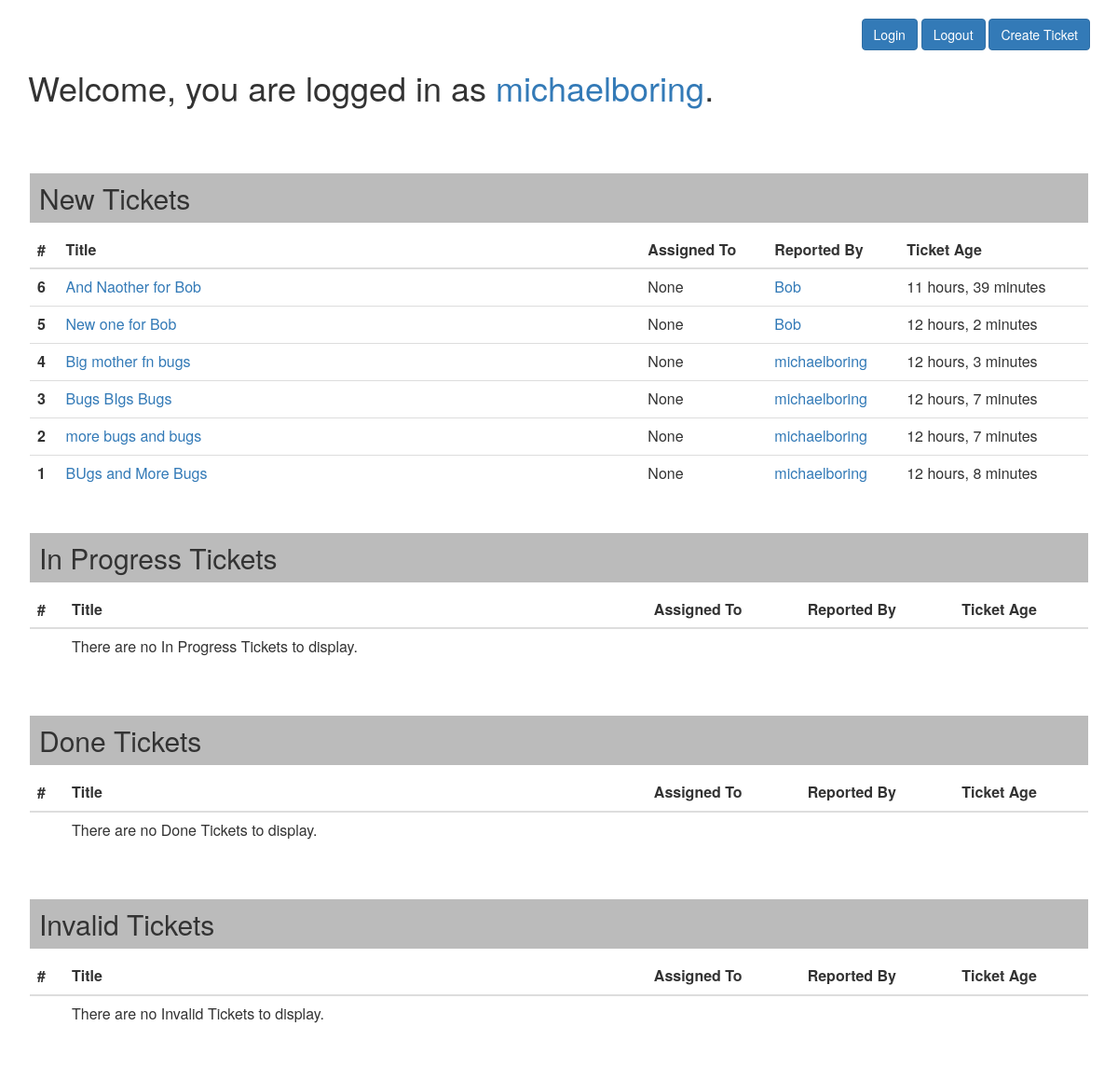
The page / (signed in) on the database as committed earlier.
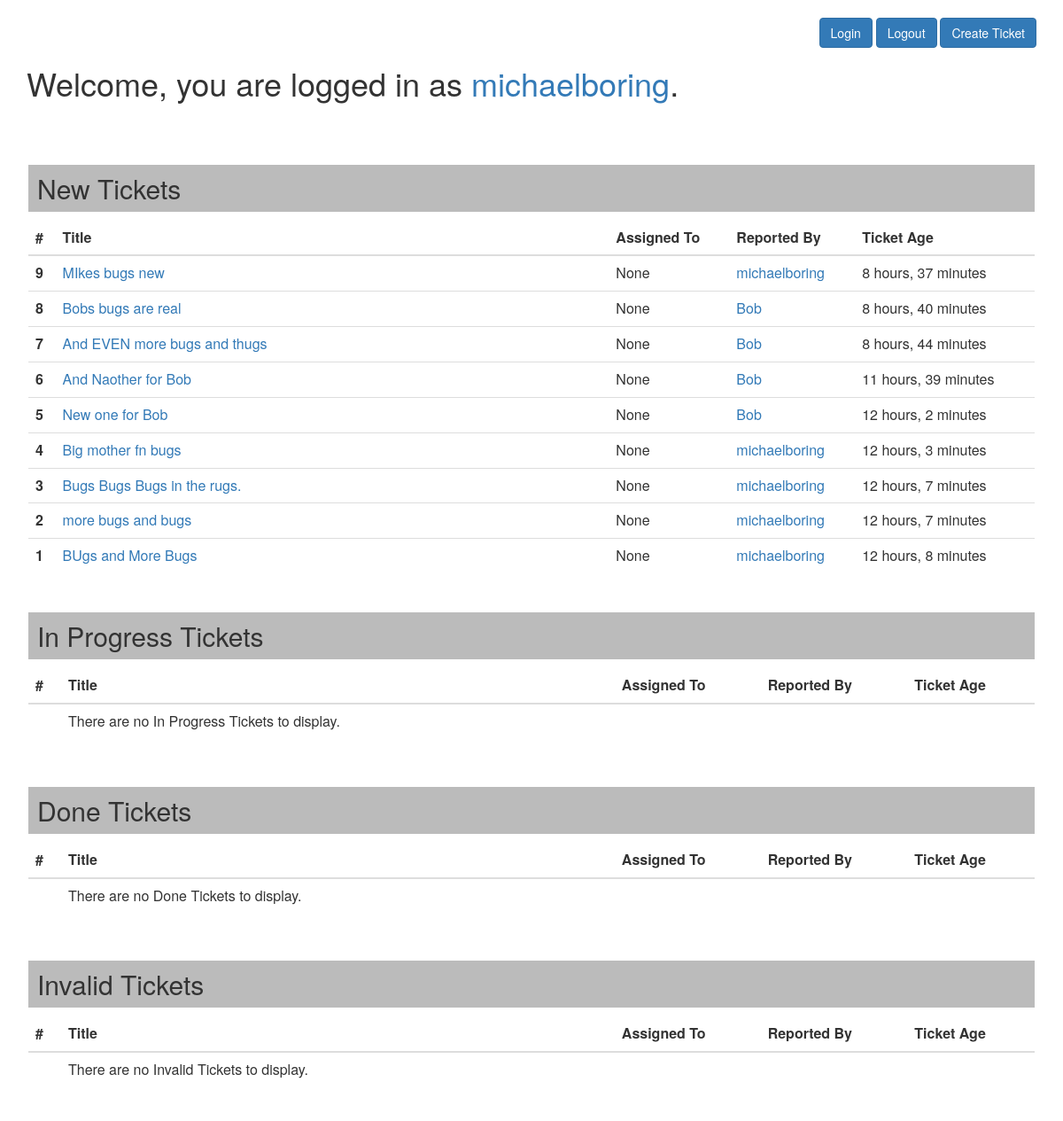
The same page on the database as committed later.
### myuser/models.py (models this page shows)
class MyUser(AbstractUser):
    pass

### homepage/models.py (models this page shows, shortened)
class Ticket(models.Model):
    title = models.CharField(max_length=50)
    post_date = models.DateTimeField(default=timezone.now)
    description = models.TextField()
    user_filed = models.ForeignKey(newauthmodel, on_delete=models.CASCADE)
    status = models.CharField(max_length=50, default='New')
    user_assigned = models.CharField(max_length=50, blank=True, null=True)
    user_completed = models.CharField(max_length=50, blank=True, null=True)

### homepage/views.py (the view)
# urls.py: path('', index, name="homepage"),
def index(request):
    new_tickets = Ticket.objects.filter(
        status='New').order_by('post_date').reverse()
    progress_tickets = Ticket.objects.filter(
        status='In Progress').order_by('post_date').reverse()
    completed_tickets = Ticket.objects.filter(
        status='Done').order_by('post_date').reverse()
    invalid_tickets = Ticket.objects.filter(
        status='Invalid').order_by('post_date').reverse()
    current_time = timezone.now()
    return render(request, "index.html", {"new_tickets": new_tickets, "progress_tickets": progress_tickets, "completed_tickets": completed_tickets, "invalid_tickets": invalid_tickets, "current_time": current_time})

### templates/index.html (shortened to what this page needs)
{% extends 'base.html' %} {% block content %}
<br />
<div align="right">
  <a href="/login/" class="btn btn-primary">Login</a>&nbsp;<a
    href="/logout/"
    class="btn btn-primary"
    >Logout</a
  >{% if request.user.is_authenticated %}&nbsp;<a
    href="/addticket/"
    class="btn btn-primary"
    >Create Ticket</a
  >{% endif %}
</div>
{% if request.user.is_authenticated %}
<h1>
  Welcome, you are logged in as
  <a href="user/{{ request.user.id }}/">{{ request.user.username }}</a>.
</h1>
<br />
<br />
<div class="card" style="padding: 2px">
  <h2 class="card-header" style="background-color: #bbb; padding: 10px">
    New Tickets
  </h2>
  <div class="card-body">
    <table class="table">
      <thead>
        <tr>
          <th scope="col">#</th>
          <th scope="col" style="width: 55%">Title</th>
          <th scope="col">Assigned To</th>
          <th scope="col">Reported By</th>
          <th scope="col">Ticket Age</th>
        </tr>
      </thead>
      <tbody>
        {% if new_tickets %} {% for post in new_tickets %}
        <tr>
          <th scope="row">{{ post.id }}</th>
          <td><a href="ticket/{{ post.id }}/">{{ post.title }}</a></td>
          <td>{{ post.user_assigned }}</td>
          <td>
            <a href="user/{{ post.user_filed.id }}/">{{ post.user_filed }}</a>
          </td>
          <td>{{ current_time|timeuntil:post.post_date }}</td>
        </tr>
        {% endfor %} {% endif %}
      </tbody>
    </table>
  </div>
</div>
<div class="card" style="padding: 2px">
  <h2 class="card-header" style="background-color: #bbb; padding: 10px">
    In Progress Tickets
  </h2>
  <div class="card-body">
    <table class="table">
      <thead>
        <tr>
          <th scope="col">#</th>
          <th scope="col" style="width: 55%">Title</th>
          <th scope="col">Assigned To</th>
          <th scope="col">Reported By</th>
          <th scope="col">Ticket Age</th>
        </tr>
      </thead>
      <tbody>
        {% if progress_tickets %} {% for post in progress_tickets %}
        <tr>
          <th scope="row">{{ post.id }}</th>
          <td><a href="ticket/{{ post.id }}/">{{ post.title }}</a></td>
          <td>{{ post.user_assigned }}</td>
          <td>
            <a href="user/{{ post.user_filed.id }}/">{{ post.user_filed }}</a>
          </td>
          <td>{{ current_time|timeuntil:post.post_date }}</td>
        </tr>
        {% endfor %} {% else %}
        <tr>
          <th scope="row"></th>
          <td><p>There are no In Progress Tickets to display.</p></td>
          <td></td>
          <td></td>
          <td></td>
        </tr>
        {% endif %}
      </tbody>
    </table>
  </div>
</div>
<div class="card" style="padding: 2px">
  <h2 class="card-header" style="background-color: #bbb; padding: 10px">
    Done Tickets
  </h2>
  <div class="card-body">
    <table class="table">
      <thead>
        <tr>
          <th scope="col">#</th>
          <th scope="col" style="width: 55%">Title</th>
          <th scope="col">Assigned To</th>
          <th scope="col">Reported By</th>
          <th scope="col">Ticket Age</th>
        </tr>
      </thead>
      <tbody>
        {% if completed_tickets %} {% for post in completed_tickets %}
        <tr>
          <th scope="row">{{ post.id }}</th>
          <td><a href="ticket/{{ post.id }}/">{{ post.title }}</a></td>
          <td>{{ post.user_assigned }}</td>
          <td>
            <a href="user/{{ post.user_filed.id }}/">{{ post.user_filed }}</a>
          </td>
          <td>{{ current_time|timeuntil:post.post_date }}</td>
        </tr>
        {% endfor %} {% else %}
        <tr>
          <th scope="row"></th>
          <td><p>There are no Done Tickets to display.</p></td>
          <td></td>
          <td></td>
          <td></td>
        </tr>
        {% endif %}
      </tbody>
    </table>
  </div>
</div>
<div class="card" style="padding: 2px">
  <h2 class="card-header" style="background-color: #bbb; padding: 10px">
    Invalid Tickets
  </h2>
  <div class="card-body">
    <table class="table">
      <thead>
        <tr>
          <th scope="col">#</th>
          <th scope="col" style="width: 55%">Title</th>
          <th scope="col">Assigned To</th>
          <th scope="col">Reported By</th>
          <th scope="col">Ticket Age</th>
        </tr>
      </thead>
      <tbody>
        {% if invalid_tickets %} {% for post in invalid_tickets %}
        <tr>
          <th scope="row">{{ post.id }}</th>
          <td><a href="ticket/{{ post.id }}/">{{ post.title }}</a></td>
          <td>{{ post.user_assigned }}</td>
          <td>
            <a href="user/{{ post.user_filed.id }}/">{{ post.user_filed }}</a>
          </td>
          <td>{{ current_time|timeuntil:post.post_date }}</td>
        </tr>
        {% endfor %} {% else %}
        <tr>
          <th scope="row"></th>
          <td><p>There are no Invalid Tickets to display.</p></td>
          <td></td>
          <td></td>
          <td></td>
        </tr>
        {% endif %}
      </tbody>
    </table>
  </div>
</div>
<br />
{% else %}
<h1>BUG-BE-GONE, The Ultimate Bug Tracker</h1>
<h2>Please <a href="/login/">login</a> to continue.</h2>
{% endif %} {% endblock %}

### templates/base.html (shortened to what this page needs)
<link
  rel="stylesheet"
  href="https://maxcdn.bootstrapcdn.com/bootstrap/3.3.7/css/bootstrap.min.css"
/>
<div class="container">{% block content %} {% endblock %}</div>

Rows that differ between the two databases and show on the page:
added Ticket: id "9", title "MIkes bugs new", user_assigned "None", user_filed "michaelboring", post_date "8 hours, 37 minutes"
added Ticket: id "8", title "Bobs bugs are real", user_assigned "None", user_filed "Bob", post_date "8 hours, 40 minutes"
added Ticket: id "7", title "And EVEN more bugs and thugs", user_assigned "None", user_filed "Bob", post_date "8 hours, 44 minutes"
changed Ticket id 3: title "Bugs BIgs Bugs" → "Bugs Bugs Bugs in the rugs."
